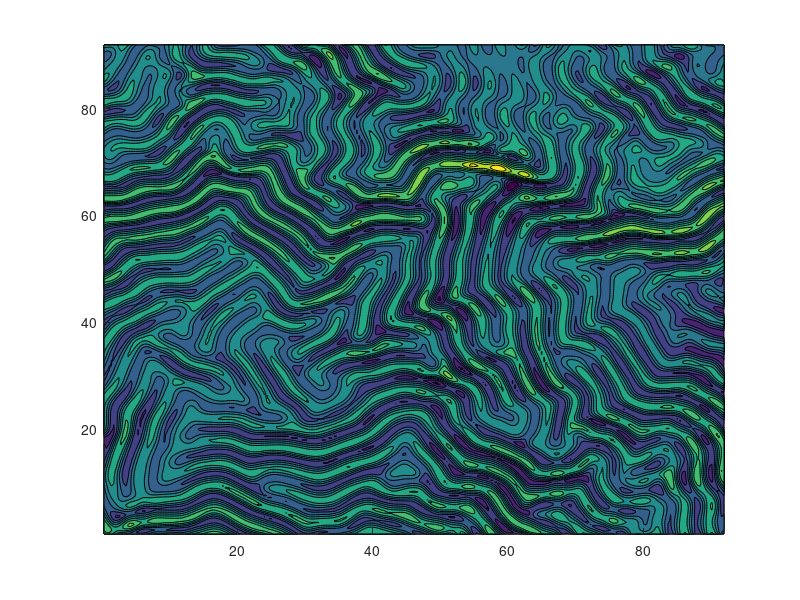

This figure's MATLAB source: (Note: this script raises an error after producing the figure.)
%% Topological Contour Map and Defect Overlay Visualization
% This script loads 2D topological data from a file, generates contour maps,
% extracts minutiae from a fingerprint image, and overlays topological defects.

clear; clc;

%% Step 1: Load Data and Generate Contour Plot
% Load the topological data from the provided file
Z = load("Sample 3.SIG_TOPO_FRW.txt");

% Create grid coordinates for contour plotting
[X, Y] = meshgrid(1:256, 1:256);

% Generate and display the contour plot
figure;
contourf(Y .* 0.359, X .* 0.359, Z .* 1e6, 'EdgeAlpha', 0.6);
colormap('summer');
colorbar;
alpha(0.3); % Adjust transparency of the contour
view(90, 90); % Ensure correct visualization orientation
axis image; axis off; % Maintain aspect ratio and remove axis
set(gca, 'FontName', 'Times', 'FontSize', 18);
saveas(gca, "contourmap.svg");

%% Step 2: Fingerprint Minutiae Extraction and Overlay
% Load fingerprint image and convert to binary
binary_image = imbinarize(imread('C:\Users\hlama\Desktop\Sample 3.SIG_TOPO_FRW.tiff'));

% Extract minutiae from the binary fingerprint image
[thin_image, outImg] = extract_minutiae(binary_image);

% Resize extracted minutiae image to match topological data dimensions
outImg_resized = imresize(outImg, [size(Z, 1), size(Z, 2)]);

% Capture the contour plot as an image for overlay
frame = getframe(gca);
overlay_image = frame2im(frame);
overlay_image = imresize(overlay_image, [size(Z, 1), size(Z, 2)]);

% Overlay minutiae data onto the contour plot
fused_image = imfuse(overlay_image, outImg_resized, 'blend');

% Display overlay image with transparency
figure;
imshow(overlay_image);
hold on;
h = imshow(outImg_resized);
set(h, 'AlphaData', 0.3); % Set transparency for the minutiae overlay
hold off;
axis image; axis off; % Maintain aspect ratio and remove axis

% Add a colorbar matching the original contour limits
colorbar;
colormap("summer");
c = colorbar;
caxis(caxis); % Ensure color limits match the contour plot
set(gca, 'FontName', 'Times', 'FontSize', 8);
saveas(gcf, "Contour_overlayed_minutiae.svg");

%% Step 3: Defect Overlay on Contour Map
% Load the defect data
load("C:\Users\hlama\Desktop\Defector-master\Defects.mat");

% Extract the defect information (positions and orientations)
pos_defect_cent = posDefCents{1,1};
neg_defect_cent = negDefCents{1,1};
pos_defect_ori = posDefOris{1,1};
neg_defect_ori = negDefOris{1,1};

% Define scale factors for the coordinates and orientation vectors
scale_x = 1 / 0.390;
scale_y = 1 / 0.390;
vector_scale = 1; % Adjust this for better vector visualization

% Create a new contour plot for defect overlay
figure;
contourf(Y, X, Z .* 1e6, 'EdgeAlpha', 0.6);
colormap('summer');
colorbar;
view(90, 90); % Correct visualization orientation
axis image; axis off;
hold on;

% Plot positive defect centers with orientation vectors
for i = 1:size(pos_defect_cent, 1)
    % Compute start and end points for the orientation vector
    x_start = pos_defect_cent(i, 1) * scale_x;
    y_start = pos_defect_cent(i, 2) * scale_y;
    x_end = x_start + vector_scale * cosd(pos_defect_ori(i));
    y_end = y_start + vector_scale * sind(pos_defect_ori(i));
    
    % Plot orientation vector and defect center
    plot([y_start, y_end], [x_start, x_end], 'r', 'LineWidth', 1.5);
    plot(y_start, x_start, '^', 'MarkerFaceColor', 'r', 'MarkerSize', 8, "MarkerEdgeColor", "none");
end

% Plot negative defect centers with orientation vectors
for i = 1:size(neg_defect_cent, 1)
    % Compute start and end points for the orientation vector
    x_start = neg_defect_cent(i, 1) * scale_x;
    y_start = neg_defect_cent(i, 2) * scale_y;
    x_end = x_start + vector_scale * cosd(neg_defect_ori(i));
    y_end = y_start + vector_scale * sind(neg_defect_ori(i));
    
    % Plot orientation vector and defect center
    plot([y_start, y_end], [x_start, x_end], 'b', 'LineWidth', 1.5);
    plot(y_start, x_start, 'o', 'MarkerFaceColor', 'b', 'MarkerSize', 8, "MarkerEdgeColor", "none");
end

hold off;
set(gca, 'FontName', 'Times', 'FontSize', 18);
saveas(gcf, "Contour_overlayed_topologicaldefect.svg");

%% Summary of Code Sections
% 1. Contour Plot: Generates a topological map based on the data file.
% 2. Fingerprint Minutiae Extraction: Extracts minutiae from a binary fingerprint image
%    and overlays the results onto the contour plot.
% 3. Topological Defect Overlay: Visualizes topological defects (positive and negative centers)
%    with orientation vectors, overlaid on the contour plot.
